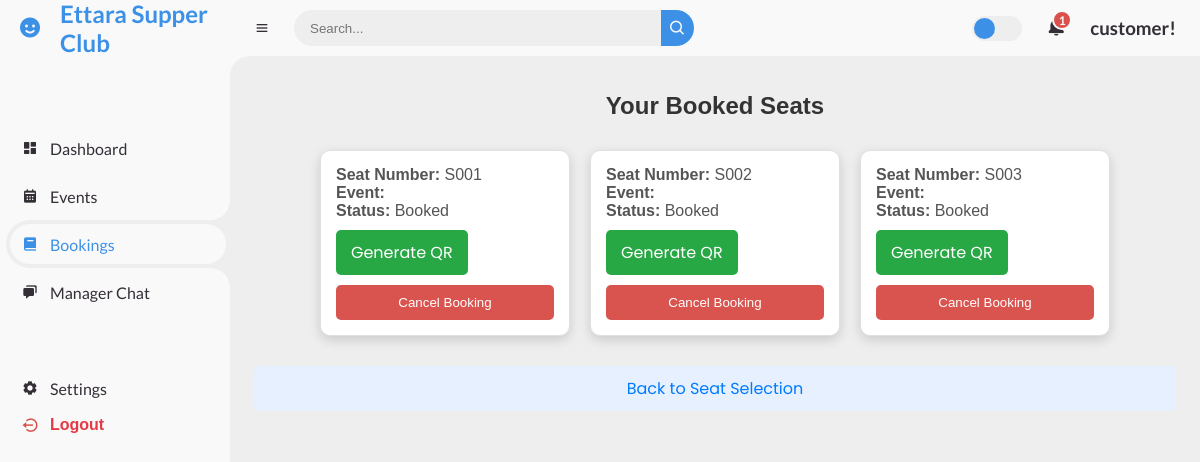
Page /customer/booked_seats/ (signed in) on the committed database.
### customer/models.py (models this page shows, shortened)
class Seat(models.Model):
    event = models.ForeignKey(Event, on_delete=models.CASCADE)  # Connect seat to an event
    seat_number = models.CharField(max_length=10, unique=True)  # Ensure unique seat numbers
    is_booked = models.BooleanField(default=False)
    is_locked = models.BooleanField(default=False)
    locked_until = models.DateTimeField(null=True, blank=True)  # To store the locking time
    booked_by = models.ForeignKey(User, null=True, blank=True, on_delete=models.SET_NULL)  # Store user who booked the seat
    price = models.DecimalField(max_digits=10, decimal_places=2, default=0)  # Price of the seat

### customer/views.py (the view)
# urls.py: path('booked_seats/', views.booked_seats_view, name='my_booked_seats'),
def booked_seats_view(request):
    if request.user.is_authenticated:  # Check if the user is logged in
        booked_seats = Seat.objects.filter(booked_by=request.user)  # Get seats booked by the current user
    else:
        booked_seats = []  # No seats if the user is not logged in
    return render(request, 'booked_seats.html', {'booked_seats': booked_seats})

### templates/booked_seats.html (shortened to what this page needs)
{% extends 'customerbase.html' %}
{% block content %}
<h2>Your Booked Seats</h2>
{% if booked_seats %}
    <div id="booked-seats-list">
        {% for seat in booked_seats %}
            <div class="seat">
                <p><strong>Seat Number:</strong> {{ seat.seat_number }}</p>
                <p><strong>Event:</strong> {{ seat.event.name }}</p>
                <p><strong>Status:</strong> Booked</p>
                <a href="/customer/generate-qr" class="qr-btn">Generate QR</a>
                <form action="{% url 'cancel_booking' seat.id %}" method="post">
                    <button type="submit" class="cancel-btn">Cancel Booking</button>
                </form>
            </div>
        {% endfor %}
    </div>
{% else %}
    <p>You have not booked any seats.</p>
{% endif %}
<a href="{% url 'seat_list' %}" class="back-btn">Back to Seat Selection</a>
{% endblock %}

### templates/customerbase.html (shortened to what this page needs)
{% load static %}
<!DOCTYPE html>
<html lang="en">
<head>
    <link rel="stylesheet" href="{% static 'club_platform/css/index.css' %}">
    <link href='https://unpkg.com/boxicons@2.0.9/css/boxicons.min.css' rel='stylesheet'>
</head>
<body class="{% block body_class %}{% endblock %}">
<section id="sidebar">
    <a href="#" class="brand">
        <i class='bx bxs-smile'></i>
        <span class="text">Ettara Supper Club</span>
    </a>
    <ul class="side-menu top">
        <li class="{% if request.path == '/customer/dashboard/' %}active{% endif %}">
            <a href="/customer/dashboard/">
                <i class='bx bxs-dashboard'></i>
                <span class="text">Dashboard</span>
            </a>
        </li>
        <li class="{% if request.path == '/customer/vr_view/' %}active{% endif %} {% if request.path == '/customer/seats/' %}active{% endif %}{% if request.path == '/customer/customerevent/' %}active{% endif %}">
            <a href="/customer/customerevent/">
                <i class='bx bxs-calendar'></i>
                <span class="text">Events</span>
            </a>
        </li>
        <li class="{% if request.path == '/customer/generate-qr/' %}active{% endif %} {% if request.path == '/customer/booked_seats/' %}active{% endif %} ">
            <a href="/customer/booked_seats/">
                <i class='bx bxs-book'></i>
                <span class="text">Bookings</span>
            </a>
        </li>
        <li class="{% if request.path == '/customer/mchat/' %}active{% endif %}">
            <a href="/customer/mchat/">
                <i class='bx bxs-chat'></i>
                <span class="text">Manager Chat</span>
            </a>
        </li>
    </ul>
    <ul class="side-menu">
        <li class="{% if request.path == '/settings/' %}active{% endif %}">
            <a href="/settings/">
                <i class='bx bxs-cog'></i>
                <span class="text">Settings</span>
            </a>
        </li>
        <li>
            <form method="post" action="{% url 'managerlogout' %}" style="display: inline;">
                <button type="submit" class="logout" style="background: none; border: none; color: inherit; cursor: pointer;">
                    <i class='bx bx-log-out-circle'></i>
                    <span class="text">Logout</span>
                </button>
            </form>
        </li>
    </ul>
</section>
    <section id="content">
        <nav >
            <i class='bx bx-menu'></i>
            <form action="#">
                <div class="form-input">
                    <input type="search" placeholder="Search...">
                    <button type="submit" class="search-btn"><i class='bx bx-search'></i></button>
                </div>
            </form>
            <label for="switch-mode" class="switch-mode"></label>
            <a href="#" class="notification">
                <span class="num">1</span>
            </a>
            <a href="#" class="profile">
                <h1>{{ user.username }}!</h1>
            </a>
        </nav>
        <main>
            {% block content %}
            {% endblock %}
        </main>
</body>
</html>

### static/club_platform/css/index.css (style rules this page uses)
* { margin: 0; padding: 0; box-sizing: border-box; }
a { text-decoration: none; }
li { list-style: none; }
:root { --poppins: "Poppins", sans-serif; --lato: "Lato", sans-serif; --light: #f9f9f9; --blue: #3c91e6; --light-blue: #cfe8ff; --grey: #eee; --dark-grey: #aaaaaa; --dark: #342e37; --red: #db504a; --yellow: #ffce26; --light-yellow: #fff2c6; --orange: #fd7238; --light-orange: #ffe0d3; }
html { overflow-x: hidden; }
body { background: var(--grey); overflow-x: hidden; }
#sidebar { position: fixed; top: 0; left: 0; width: 230px; height: 100%; background: var(--light); z-index: 2000; font-family: var(--lato); transition: 0.3s ease; overflow-x: hidden; scrollbar-width: none; }
#sidebar .brand { font-size: 24px; font-weight: 700; height: 56px; display: flex; align-items: center; color: var(--blue); position: sticky; top: 0; left: 0; background: var(--light); z-index: 500; padding-bottom: 20px; box-sizing: content-box; }
#sidebar .brand .bx { min-width: 60px; display: flex; justify-content: center; }
#sidebar .side-menu { width: 100%; margin-top: 48px; }
#sidebar .side-menu li { height: 48px; background: transparent; margin-left: 6px; border-radius: 48px 0 0 48px; padding: 4px; }
#sidebar .side-menu li.active { background: var(--grey); position: relative; }
#sidebar .side-menu li.active::before { content: ""; position: absolute; width: 40px; height: 40px; border-radius: 50%; top: -40px; right: 0; box-shadow: 20px 20px 0 var(--grey); z-index: -1; }
#sidebar .side-menu li.active::after { content: ""; position: absolute; width: 40px; height: 40px; border-radius: 50%; bottom: -40px; right: 0; box-shadow: 20px -20px 0 var(--grey); z-index: -1; }
#sidebar .side-menu li a { width: 100%; height: 100%; background: var(--light); display: flex; align-items: center; border-radius: 48px; font-size: 16px; color: var(--dark); white-space: nowrap; overflow-x: hidden; }
#sidebar .side-menu.top li.active a { color: var(--blue); }
#sidebar .side-menu li a .bx { min-width: calc(60px - ((4px + 6px) * 2)); display: flex; justify-content: center; }
#content { position: relative; width: calc(100% - 230px); left: 230px; transition: 0.3s ease; }
#content nav { height: 56px; background: var(--light); padding: 0 24px; display: flex; align-items: center; grid-gap: 24px; font-family: var(--lato); position: sticky; top: 0; left: 0; z-index: 1000; }
#content nav::before { content: ""; position: absolute; width: 40px; height: 40px; bottom: -40px; left: 0; border-radius: 50%; box-shadow: -20px -20px 0 var(--light); }
#content nav a { color: var(--dark); }
#content nav .bx.bx-menu { cursor: pointer; color: var(--dark); }
#content nav form { max-width: 400px; width: 100%; margin-right: auto; }
#content nav form .form-input { display: flex; align-items: center; height: 36px; }
#content nav form .form-input input { flex-grow: 1; padding: 0 16px; height: 100%; border: none; background: var(--grey); border-radius: 36px 0 0 36px; outline: none; width: 100%; color: var(--dark); }
#content nav form .form-input button { width: 36px; height: 100%; display: flex; justify-content: center; align-items: center; background: var(--blue); color: var(--light); font-size: 18px; border: none; outline: none; border-radius: 0 36px 36px 0; cursor: pointer; }
#content nav .notification { font-size: 20px; position: relative; }
#content nav .notification .num { position: absolute; top: -6px; right: -6px; width: 20px; height: 20px; border-radius: 50%; border: 2px solid var(--light); background: var(--red); color: var(--light); font-weight: 700; font-size: 12px; display: flex; justify-content: center; align-items: center; }
#content nav .switch-mode { display: block; min-width: 50px; height: 25px; border-radius: 25px; background: var(--grey); cursor: pointer; position: relative; }
#content nav .switch-mode::before { content: ""; position: absolute; top: 2px; left: 2px; bottom: 2px; width: calc(25px - 4px); background: var(--blue); border-radius: 50%; transition: all 0.3s ease; }
#content main { width: 100%; padding: 36px 24px; font-family: var(--poppins); max-height: calc(100vh - 56px); overflow-y: auto; }
.logout { display: flex; align-items: center; color: #e63946; }
.logout i { min-width: calc(60px - ((4px + 6px) * 2)); display: flex; justify-content: center; color: var(--red); font-size: 18px; }
.logout span { font-size: 16px; color: #e63946; font-weight: bold; }
ul { list-style-type: none; padding: 0; margin: 0; }

### rows in the picture
Seat: seat_number "S001"
Seat: seat_number "S002"
Seat: seat_number "S003"

### other values in the picture
{{ user.username }} "customer"
